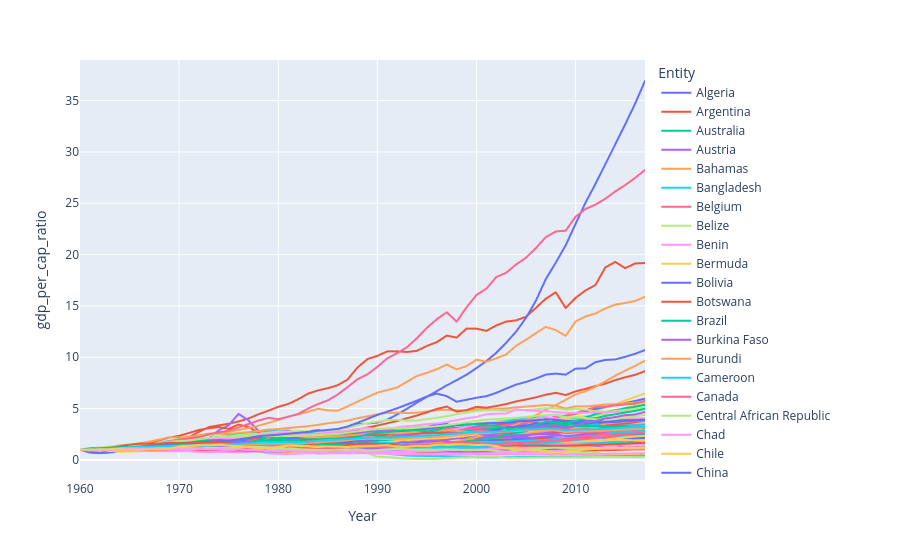

Write notebook code for a chart like this one.
### Code cell
px.line(gdp_per_cap_ratio_history, x = "Year", y = "gdp_per_cap_ratio", color = "Entity")
